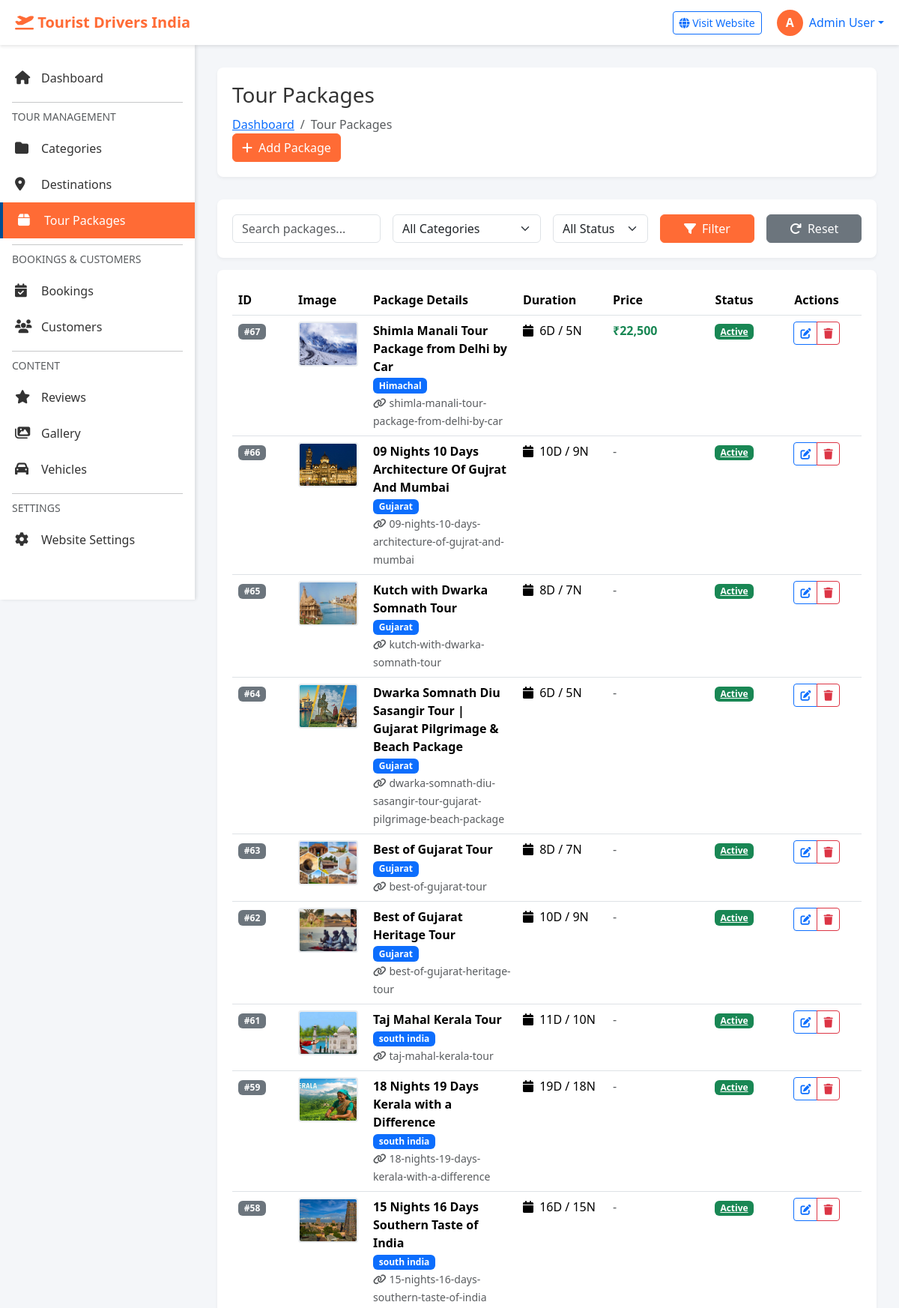
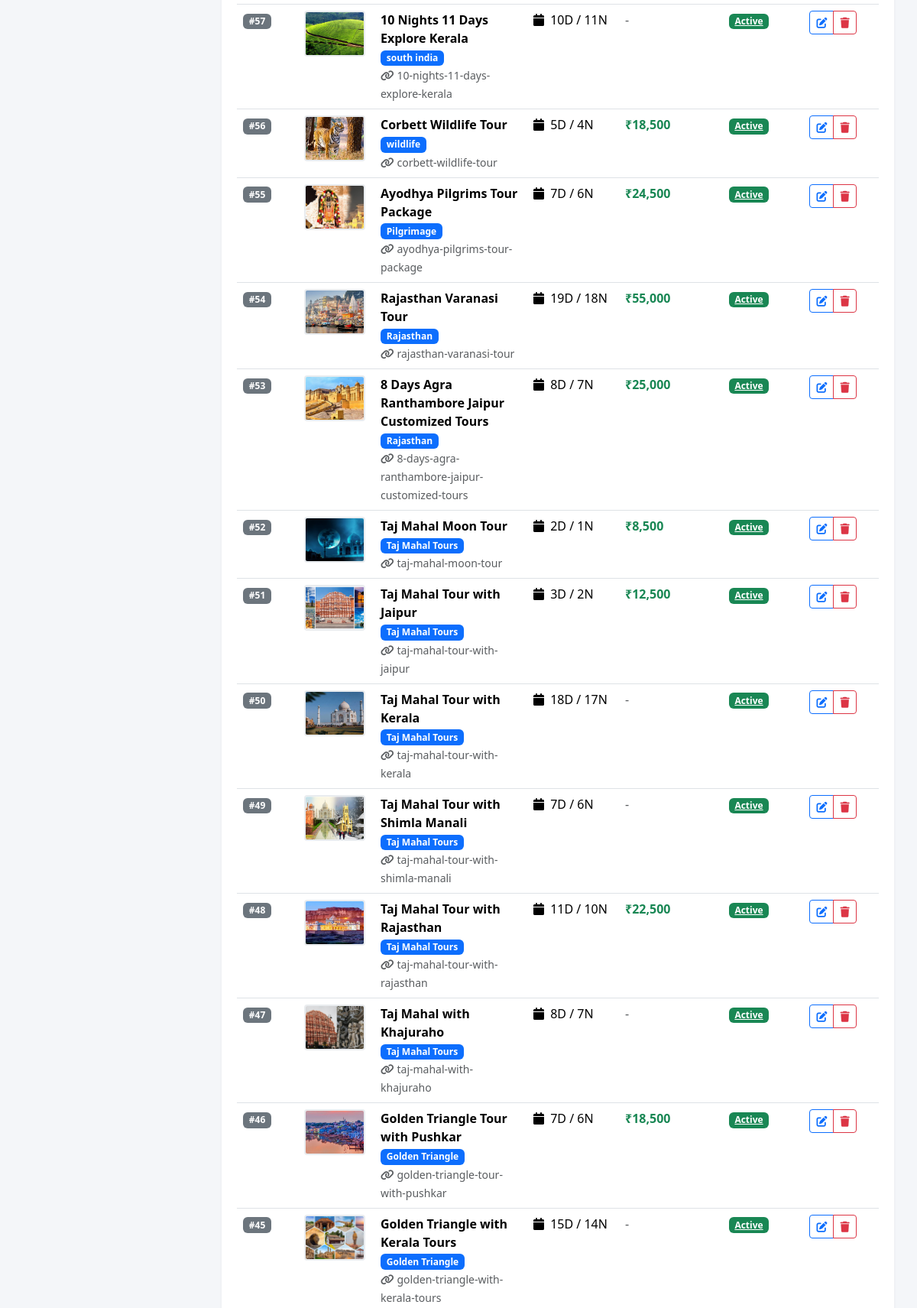
/admin/packages/index.php (signed in, upper part), run on the app's committed database (2 pictures, top to bottom).
### tables this page shows
CREATE TABLE `tour_packages` (
  `id` int(11) NOT NULL,
  `category_id` int(11) NOT NULL,
  `title` varchar(255) NOT NULL,
  `slug` varchar(255) NOT NULL,
  `short_description` text DEFAULT NULL,
  `description` longtext DEFAULT NULL,
  `duration_days` int(11) NOT NULL,
  `duration_nights` int(11) NOT NULL,
  `base_price` decimal(10,2) NOT NULL,
  `discounted_price` decimal(10,2) DEFAULT NULL,
  `price_type` enum('per_person','per_group') DEFAULT 'per_person',
  `featured_image` varchar(255) DEFAULT NULL,
  `gallery_images` text DEFAULT NULL,
  `video_url` varchar(255) DEFAULT NULL,
  `max_group_size` int(11) DEFAULT 20,
  `min_age` int(11) DEFAULT 0,
  `difficulty_level` enum('easy','moderate','challenging','difficult') DEFAULT 'easy',
  `inclusions` text DEFAULT NULL,
  `exclusions` text DEFAULT NULL,
  `meta_title` varchar(255) DEFAULT NULL,
  `meta_description` text DEFAULT NULL,
  `meta_keywords` text DEFAULT NULL,
  `is_active` tinyint(1) DEFAULT 1,
  `is_featured` tinyint(1) DEFAULT 0,
  `is_bestseller` tinyint(1) DEFAULT 0,
  `display_order` int(11) DEFAULT 0,
  `views` int(11) DEFAULT 0,
  `created_at` timestamp NOT NULL DEFAULT current_timestamp(),
  `updated_at` timestamp NOT NULL DEFAULT current_timestamp() ON UPDATE current_timestamp()
);

CREATE TABLE `categories` (
  `id` int(11) NOT NULL,
  `name` varchar(100) NOT NULL,
  `slug` varchar(100) NOT NULL,
  `description` text DEFAULT NULL,
  `icon` varchar(255) DEFAULT NULL,
  `display_order` int(11) DEFAULT 0,
  `is_active` tinyint(1) DEFAULT 1,
  `show_in_header` tinyint(1) DEFAULT 1,
  `created_at` timestamp NOT NULL DEFAULT current_timestamp(),
  `updated_at` timestamp NOT NULL DEFAULT current_timestamp() ON UPDATE current_timestamp()
);

### admin/includes/functions.php (called while the page is built, shortened)
<?php
function format_price($price) {
    return '₹' . number_format($price, 0);
}
?>

### admin/packages/index.php (the view, shortened to what this page needs)
<?php
require_once '../includes/config.php';
require_once '../includes/functions.php';
$where = " WHERE 1=1 ";
$search = isset($_GET['search']) ? mysqli_real_escape_string($conn, $_GET['search']) : '';
$query = "SELECT p.*, c.name as category_name
          FROM tour_packages p
          LEFT JOIN categories c ON p.category_id = c.id
          $where
          ORDER BY p.created_at DESC";
$result = mysqli_query($conn, $query);
include '../includes/header.php';
include '../includes/sidebar.php';
?>
<div class="main-content">
    <div class="page-header">
        <div>
            <h1 class="page-title">Tour Packages</h1>
            <nav aria-label="breadcrumb">
                <ol class="breadcrumb">
                    <li class="breadcrumb-item"><a href="../dashboard.php">Dashboard</a></li>
                    <li class="breadcrumb-item active">Tour Packages</li>
                </ol>
            </nav>
        </div>
        <div class="page-actions">
            <a href="add.php" class="btn btn-primary">
                <i class="fas fa-plus me-2"></i>Add Package
            </a>
        </div>
    </div>
    <div class="admin-card mb-3">
        <div class="card-body">
            <form method="GET" class="row g-3">
                <div class="col-md-3">
                    <input type="text" name="search" class="form-control" placeholder="Search packages..."
                           value="<?php echo htmlspecialchars($search); ?>">
                </div>
                <div class="col-md-3">
                    <select name="category" class="form-select">
                        <option value="0">All Categories</option>
                    </select>
                </div>
                <div class="col-md-2">
                    <select name="status" class="form-select">
                        <option value="">All Status</option>
                    </select>
                </div>
                <div class="col-md-2">
                    <button type="submit" class="btn btn-primary w-100">
                        <i class="fas fa-filter me-2"></i>Filter
                    </button>
                </div>
                <div class="col-md-2">
                    <a href="index.php" class="btn btn-secondary w-100">
                        <i class="fas fa-redo me-2"></i>Reset
                    </a>
                </div>
            </form>
        </div>
    </div>
    <div class="admin-card">
        <div class="card-body">
            <div class="table-responsive">
                <table class="table table-hover">
                    <thead>
                        <tr>
                            <th width="80">ID</th>
                            <th width="100">Image</th>
                            <th>Package Details</th>
                            <th width="120">Duration</th>
                            <th width="120">Price</th>
                            <th width="100" class="text-center">Status</th>
                            <th width="120" class="text-center">Actions</th>
                        </tr>
                    </thead>
                    <tbody>
                        <?php
                        if(mysqli_num_rows($result) > 0) {
                            while($package = mysqli_fetch_assoc($result)) {
                        ?>
                        <tr>
                            <td>
                                <span class="badge bg-secondary">#<?php echo $package['id']; ?></span>
                            </td>
                            <td>
                                <?php if(!empty($package['featured_image'])): ?>
                                    <img src="<?php echo SITE_URL . 'uploads/packages/' . $package['featured_image']; ?>"
                                         alt="<?php echo htmlspecialchars($package['title']); ?>"
                                         class="package-thumb">
                                <?php else: ?>
                                    <div class="no-image-thumb">
                                        <i class="fas fa-box"></i>
                                    </div>
                                <?php endif; ?>
                            </td>
                            <td>
                                <strong><?php echo htmlspecialchars($package['title']); ?></strong>
                                <br>
                                <span class="badge bg-primary"><?php echo htmlspecialchars($package['category_name']); ?></span>
                                <br>
                                <small class="text-muted">
                                    <i class="fas fa-link me-1"></i><?php echo htmlspecialchars($package['slug']); ?>
                                </small>
                            </td>
                            <td>
                                <i class="fas fa-calendar me-1"></i>
                                <?php echo $package['duration_days']; ?>D / <?php echo $package['duration_nights']; ?>N
                            </td>
                            <td>
                                <?php if($package['base_price'] > 0): ?>
                                    <strong class="text-success"><?php echo format_price($package['base_price']); ?></strong>
                                <?php else: ?>
                                    <span class="text-muted">-</span>
                                <?php endif; ?>
                            </td>
                            <td class="text-center">
                                <a href="?toggle&id=<?php echo $package['id']; ?>&status=<?php echo $package['is_active']; ?>"
                                   class="badge bg-<?php echo $package['is_active'] ? 'success' : 'danger'; ?>">
                                    <?php echo $package['is_active'] ? 'Active' : 'Inactive'; ?>
                                </a>
                            </td>
                            <td class="text-center">
                                <div class="btn-group btn-group-sm">
                                    <a href="edit.php?id=<?php echo $package['id']; ?>"
                                       class="btn btn-outline-primary" title="Edit">
                                        <i class="fas fa-edit"></i>
                                    </a>
                                    <a href="delete.php?id=<?php echo $package['id']; ?>"
                                       class="btn btn-outline-danger"
                                       onclick="return confirm('Are you sure you want to delete this package?')"
                                       title="Delete">
                                        <i class="fas fa-trash"></i>
                                    </a>
                                </div>
                            </td>
                        </tr>
                        <?php
                            }
                        } ?>
                    </tbody>
                </table>
            </div>
        </div>
    </div>
</div>
<?php include '../includes/footer.php'; ?>

### admin/includes/header.php (shortened to what this page needs)
<!DOCTYPE html>
<html lang="en">
<head>
    <link href="https://cdn.jsdelivr.net/npm/bootstrap@5.3.2/dist/css/bootstrap.min.css" rel="stylesheet">
    <link rel="stylesheet" href="https://cdnjs.cloudflare.com/ajax/libs/font-awesome/6.5.1/css/all.min.css">
</head>
<body>
    <header class="admin-header">
        <a href="<?php echo BASE_URL; ?>dashboard.php" class="logo">
            <i class="fas fa-plane-departure"></i> Tourist Drivers India
        </a>
        <div class="header-right">
            <a href="<?php echo SITE_URL; ?>" target="_blank" class="btn btn-sm btn-outline-primary">
                <i class="fas fa-globe"></i> Visit Website
            </a>
            <div class="admin-profile dropdown">
                <a href="#" class="d-flex align-items-center text-decoration-none dropdown-toggle" data-bs-toggle="dropdown">
                    <div class="admin-avatar">
                        <?php echo strtoupper(substr($_SESSION['admin_name'] ?? 'A', 0, 1)); ?>
                    </div>
                    <span class="ms-2"><?php echo $_SESSION['admin_name'] ?? 'Admin'; ?></span>
                </a>
            </div>
        </div>
    </header>

### admin/includes/sidebar.php
<aside class="admin-sidebar">
    <ul class="sidebar-menu">
        <li class="menu-item">
            <a href="<?php echo BASE_URL; ?>dashboard.php" class="menu-link <?php echo (basename($_SERVER['PHP_SELF']) == 'dashboard.php') ? 'active' : ''; ?>">
                <i class="fas fa-home"></i>
                <span>Dashboard</span>
            </a>
        </li>
        <li class="menu-item">
            <hr class="my-2 mx-3">
            <small class="text-muted px-3 d-block mb-2">TOUR MANAGEMENT</small>
        </li>
        <li class="menu-item">
            <a href="<?php echo BASE_URL; ?>categories/index.php" class="menu-link <?php echo (strpos($_SERVER['PHP_SELF'], '/categories/') !== false) ? 'active' : ''; ?>">
                <i class="fas fa-folder"></i>
                <span>Categories</span>
            </a>
        </li>
        <li class="menu-item">
            <a href="<?php echo BASE_URL; ?>destinations/index.php" class="menu-link <?php echo (strpos($_SERVER['PHP_SELF'], '/destinations/') !== false) ? 'active' : ''; ?>">
                <i class="fas fa-map-marker-alt"></i>
                <span>Destinations</span>
            </a>
        </li>
        <li class="menu-item">
            <a href="<?php echo BASE_URL; ?>packages/index.php" class="menu-link <?php echo (strpos($_SERVER['PHP_SELF'], '/packages/') !== false) ? 'active' : ''; ?>">
                <i class="fas fa-box"></i>
                <span>Tour Packages</span>
            </a>
        </li>
        <li class="menu-item">
            <hr class="my-2 mx-3">
            <small class="text-muted px-3 d-block mb-2">BOOKINGS & CUSTOMERS</small>
        </li>
        <li class="menu-item">
            <a href="<?php echo BASE_URL; ?>bookings/index.php" class="menu-link <?php echo (strpos($_SERVER['PHP_SELF'], '/bookings/') !== false) ? 'active' : ''; ?>">
                <i class="fas fa-calendar-check"></i>
                <span>Bookings</span>
            </a>
        </li>
        <li class="menu-item">
            <a href="<?php echo BASE_URL; ?>customers/index.php" class="menu-link <?php echo (strpos($_SERVER['PHP_SELF'], '/customers/') !== false) ? 'active' : ''; ?>">
                <i class="fas fa-users"></i>
                <span>Customers</span>
            </a>
        </li>
        <li class="menu-item">
            <hr class="my-2 mx-3">
            <small class="text-muted px-3 d-block mb-2">CONTENT</small>
        </li>
        <li class="menu-item">
            <a href="<?php echo BASE_URL; ?>reviews/index.php" class="menu-link <?php echo (strpos($_SERVER['PHP_SELF'], '/reviews/') !== false) ? 'active' : ''; ?>">
                <i class="fas fa-star"></i>
                <span>Reviews</span>
            </a>
        </li>
        <li class="menu-item">
            <a href="<?php echo BASE_URL; ?>gallery/index.php" class="menu-link <?php echo (strpos($_SERVER['PHP_SELF'], '/gallery/') !== false) ? 'active' : ''; ?>">
                <i class="fas fa-images"></i>
                <span>Gallery</span>
            </a>
        </li>
        <li class="menu-item">
            <a href="<?php echo BASE_URL; ?>vehicles/index.php" class="menu-link <?php echo (strpos($_SERVER['PHP_SELF'], '/vehicles/') !== false) ? 'active' : ''; ?>">
                <i class="fas fa-car"></i>
                <span>Vehicles</span>
            </a>
        </li>
        <li class="menu-item">
            <hr class="my-2 mx-3">
            <small class="text-muted px-3 d-block mb-2">SETTINGS</small>
        </li>
        <li class="menu-item">
            <a href="<?php echo BASE_URL; ?>settings/index.php" class="menu-link <?php echo (strpos($_SERVER['PHP_SELF'], '/settings/') !== false) ? 'active' : ''; ?>">
                <i class="fas fa-cog"></i>
                <span>Website Settings</span>
            </a>
        </li>
    </ul>
</aside>
<main class="admin-content">

### admin/includes/footer.php (shortened to what this page needs)
    </main>
</body>
</html>

### admin/includes/header.php (style rules this page uses)
:root { --primary-color: #ff6b35; --secondary-color: #004e92; --sidebar-width: 260px; --header-height: 60px; }
* { margin: 0; padding: 0; box-sizing: border-box; }
body { font-family: 'Segoe UI', Tahoma, Geneva, Verdana, sans-serif; background: #f4f6f9; }
.admin-header { position: fixed; top: 0; left: 0; right: 0; height: var(--header-height); background: white; box-shadow: 0 2px 4px rgba(0,0,0,0.1); display: flex; align-items: center; padding: 0 20px; z-index: 1000; }
.admin-header .logo { font-size: 20px; font-weight: bold; color: var(--primary-color); text-decoration: none; }
.admin-header .header-right { margin-left: auto; display: flex; align-items: center; gap: 20px; }
.admin-header .admin-profile { display: flex; align-items: center; gap: 10px; }
.admin-header .admin-avatar { width: 35px; height: 35px; border-radius: 50%; background: var(--primary-color); color: white; display: flex; align-items: center; justify-content: center; font-weight: bold; }
.admin-sidebar { position: fixed; top: var(--header-height); left: 0; width: var(--sidebar-width); height: calc(100vh - var(--header-height)); background: white; box-shadow: 2px 0 4px rgba(0,0,0,0.1); overflow-y: auto; z-index: 999; }
.admin-sidebar .sidebar-menu { list-style: none; padding: 20px 0; }
.admin-sidebar .menu-item { padding: 0; }
.admin-sidebar .menu-link { display: flex; align-items: center; padding: 12px 20px; color: #333; text-decoration: none; transition: all 0.3s; }
.admin-sidebar .menu-link.active { background: var(--primary-color); color: white; border-left: 4px solid var(--secondary-color); }
.admin-sidebar .menu-link i { width: 25px; margin-right: 10px; font-size: 18px; }
.admin-content { margin-left: var(--sidebar-width); margin-top: var(--header-height); padding: 30px; min-height: calc(100vh - var(--header-height)); }
.page-header { background: white; padding: 20px; border-radius: 8px; margin-bottom: 30px; box-shadow: 0 2px 4px rgba(0,0,0,0.05); }
.page-header h1 { font-size: 28px; color: #333; margin: 0; }
.page-header .breadcrumb { margin: 10px 0 0 0; background: none; padding: 0; }
.admin-card { background: white; border-radius: 8px; padding: 20px; box-shadow: 0 2px 4px rgba(0,0,0,0.05); margin-bottom: 20px; }
.btn-primary { background: var(--primary-color); border-color: var(--primary-color); }

### admin/packages/index.php (style rules this page uses)
.package-thumb { width: 80px; height: 60px; object-fit: cover; border-radius: 4px; border: 2px solid #e9ecef; }

### data on the page
tour_packages: id "67", featured_image (picture), title "Shimla Manali Tour Package from Delhi by Car", category.name "Himachal", slug "shimla-manali-tour-package-from-delhi-by-car", duration_days "6", duration_nights "5", base_price "₹22,500", is_active "Active"
tour_packages: id "66", featured_image (picture), title "09 Nights 10 Days Architecture Of Gujrat And Mumbai", category.name "Gujarat", slug "09-nights-10-days-architecture-of-gujrat-and-mumbai", duration_days "10", duration_nights "9", is_active "Active"
tour_packages: id "65", featured_image (picture), title "Kutch with Dwarka Somnath Tour", category.name "Gujarat", slug "kutch-with-dwarka-somnath-tour", duration_days "8", duration_nights "7", is_active "Active"
tour_packages: id "64", featured_image (picture), title "Dwarka Somnath Diu Sasangir Tour | Gujarat Pilgrimage & Beach Package", category.name "Gujarat", slug "dwarka-somnath-diu-sasangir-tour-gujarat-pilgrimage-beach-package", duration_days "6", duration_nights "5", is_active "Active"
tour_packages: id "63", featured_image (picture), title "Best of Gujarat Tour", category.name "Gujarat", slug "best-of-gujarat-tour", duration_days "8", duration_nights "7", is_active "Active"
tour_packages: id "62", featured_image (picture), title "Best of Gujarat Heritage Tour", category.name "Gujarat", slug "best-of-gujarat-heritage-tour", duration_days "10", duration_nights "9", is_active "Active"
tour_packages: id "61", featured_image (picture), title "Taj Mahal Kerala Tour", category.name "south india", slug "taj-mahal-kerala-tour", duration_days "11", duration_nights "10", is_active "Active"
tour_packages: id "59", featured_image (picture), title "18 Nights 19 Days Kerala with a Difference", category.name "south india", slug "18-nights-19-days-kerala-with-a-difference", duration_days "19", duration_nights "18", is_active "Active"
tour_packages: id "58", featured_image (picture), title "15 Nights 16 Days Southern Taste of India", category.name "south india", slug "15-nights-16-days-southern-taste-of-india", duration_days "16", duration_nights "15", is_active "Active"
tour_packages: id "57", featured_image (picture), title "10 Nights 11 Days Explore Kerala", category.name "south india", slug "10-nights-11-days-explore-kerala", duration_days "10", duration_nights "11", is_active "Active"
tour_packages: id "56", featured_image (picture), title "Corbett Wildlife Tour", category.name "wildlife", slug "corbett-wildlife-tour", duration_days "5", duration_nights "4", base_price "₹18,500", is_active "Active"
tour_packages: id "55", featured_image (picture), title "Ayodhya Pilgrims Tour Package", category.name "Pilgrimage", slug "ayodhya-pilgrims-tour-package", duration_days "7", duration_nights "6", base_price "₹24,500", is_active "Active"
tour_packages: id "54", featured_image (picture), title "Rajasthan Varanasi Tour", category.name "Rajasthan", slug "rajasthan-varanasi-tour", duration_days "19", duration_nights "18", base_price "₹55,000", is_active "Active"
tour_packages: id "53", featured_image (picture), title "8 Days Agra Ranthambore Jaipur Customized Tours", category.name "Rajasthan", slug "8-days-agra-ranthambore-jaipur-customized-tours", duration_days "8", duration_nights "7", base_price "₹25,000", is_active "Active"
tour_packages: id "52", featured_image (picture), title "Taj Mahal Moon Tour", category.name "Taj Mahal Tours", slug "taj-mahal-moon-tour", duration_days "2", duration_nights "1", base_price "₹8,500", is_active "Active"
tour_packages: id "51", featured_image (picture), title "Taj Mahal Tour with Jaipur", category.name "Taj Mahal Tours", slug "taj-mahal-tour-with-jaipur", duration_days "3", duration_nights "2", base_price "₹12,500", is_active "Active"
tour_packages: id "50", featured_image (picture), title "Taj Mahal Tour with Kerala", category.name "Taj Mahal Tours", slug "taj-mahal-tour-with-kerala", duration_days "18", duration_nights "17", is_active "Active"
tour_packages: id "49", featured_image (picture), title "Taj Mahal Tour with Shimla Manali", category.name "Taj Mahal Tours", slug "taj-mahal-tour-with-shimla-manali", duration_days "7", duration_nights "6", is_active "Active"
tour_packages: id "48", featured_image (picture), title "Taj Mahal Tour with Rajasthan", category.name "Taj Mahal Tours", slug "taj-mahal-tour-with-rajasthan", duration_days "11", duration_nights "10", base_price "₹22,500", is_active "Active"
tour_packages: id "47", featured_image (picture), title "Taj Mahal with Khajuraho", category.name "Taj Mahal Tours", slug "taj-mahal-with-khajuraho", duration_days "8", duration_nights "7", is_active "Active"
tour_packages: id "46", featured_image (picture), title "Golden Triangle Tour with Pushkar", category.name "Golden Triangle", slug "golden-triangle-tour-with-pushkar", duration_days "7", duration_nights "6", base_price "₹18,500", is_active "Active"
tour_packages: id "45", featured_image (picture), title "Golden Triangle with Kerala Tours", category.name "Golden Triangle", slug "golden-triangle-with-kerala-tours", duration_days "15", duration_nights "14", is_active "Active"

### other printed values
substr($_SESSION['admin_name'] ?? 'A', 0, 1) "A"
$_SESSION['admin_name'] "Admin User"
